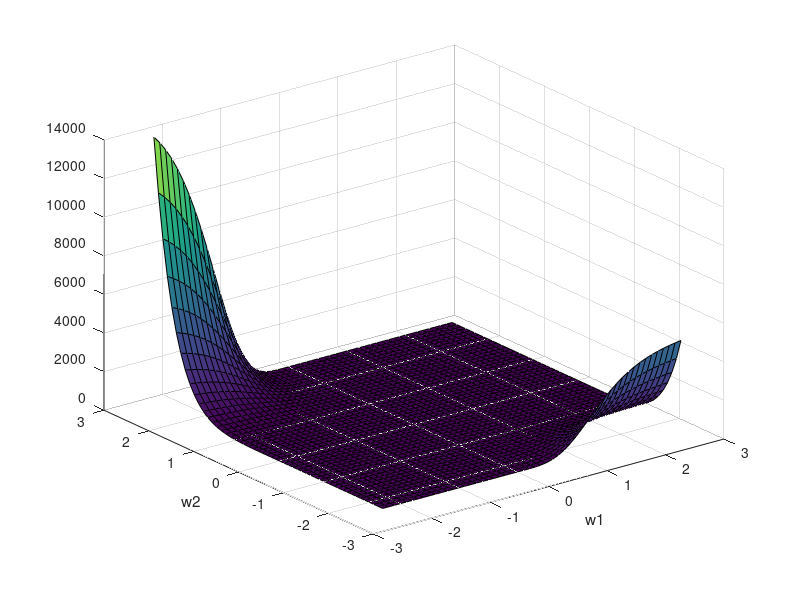

Recreate this plot in MATLAB. (Note: this script raises an error after producing the figure.)
w = -2.3:0.1:2.8;
[w1, w2] = meshgrid(w);

% x = 5.*logsig(w1+w2)-1;
% z = (-5 - 11.01667.*x + 19.79167.*x.^2 - 12.70833.*x.^3 + 3.208333.*x.^4 - 0.275.*x.^5).^2;
% 
% surf(w1, w2, z);

x = w2.*tanh(w1);
z = 0.0315.*(-5 - 11.01667.*x + 19.79167.*x.^2 - 12.70833.*x.^3 + 3.208333.*x.^4 - 0.275.*x.^5).^2;
surf(w1, w2, z);
xlabel('w1');
ylabel('w2');
ax = gca;               % get the current axis
ax.Clipping = 'off';    % turn clipping off
zlim([0 2])
